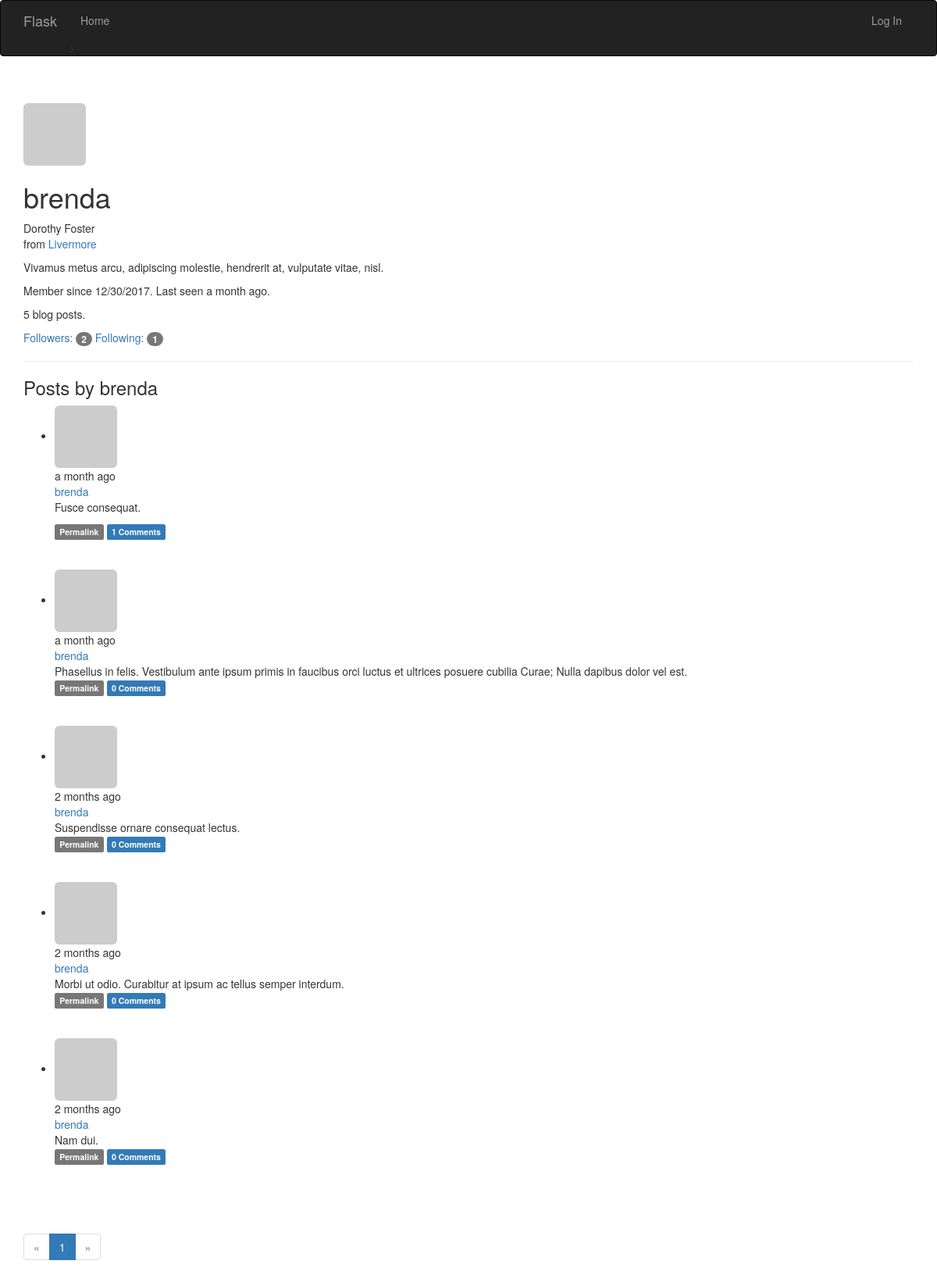
The app's page /user/brenda with its own data.
### app/models.py (models this page shows, shortened)
class User(UserMixin, db.Model): #UserMixin包含p82页的方法的默认实现
    __tablename__ = 'users'
    id = db.Column(db.Integer, primary_key=True)
    email = db.Column(db.Integer, unique=True, index=True)
    username = db.Column(db.String(64), unique=True, index=True)
    role_id = db.Column(db.Integer, db.ForeignKey('roles.id'))
    password_hash = db.Column(db.String(128))
    confirmed = db.Column(db.Boolean, default=False)
    name = db.Column(db.String(64)) #真是姓名
    location = db.Column(db.String(64)) #所在地
    about_me = db.Column(db.Text()) #自我介绍，string和text的区别是后者不需要指定最大长度
    member_since = db.Column(db.DateTime(), default=datetime.utcnow) #注册日期
    last_seen = db.Column(db.DateTime(), default=datetime.utcnow) #最后访问时间
    avatar_hash = db.Column(db.String(32)) #使用缓存的MD5散列值生成Gravatar URL
    posts = db.relationship('Post', backref='author', lazy='dynamic')
    followed = db.relationship('Follow',
                               foreign_keys=[Follow.follower_id],
                               backref=db.backref('follower',lazy='joined'), #回引Follow模型
                               lazy='dynamic',
                               cascade='all, delete-orphan')
    followers = db.relationship('Follow',
                               foreign_keys=[Follow.followed_id],
                               backref=db.backref('followed',lazy='joined'), #joined，立即从联结查询中加载相关对象
                               lazy='dynamic',
                               cascade='all, delete-orphan')
    comments = db.relationship('Comment', backref='author', lazy='dynamic')
    """
    计算密码散列值的函数通过名为password的只写属性实现。
    如果试图读取password属性的值，会返回错误，
    因为生成散列值后就无法还原成原来的密码了
    """
    @property
    def password(self):
        raise AttributeError('password is not a readable attribute')
    def gravatar(self, size=100, default='identicon', rating='g'): #构建gravatar URL,用于生成头像
        if request.is_secure:
            url = 'https://secure.gravatar.com/avatar'
        else:
            url = 'https://www.gravatar.com/avatar'
        hash = hashlib.md5(self.email.encode('utf-8')).hexdigest()
        return '{url}/{hash}?s={size}&d={default}&r={rating}'.format(
            url=url, hash=hash, size=size, default=default, rating=rating)

class Post(db.Model): #文章模型
    __tablename__ = 'posts'
    id = db.Column(db.Integer, primary_key=True)
    body = db.Column(db.Text)
    timestamp = db.Column(db.DateTime, index=True, default=datetime.utcnow)
    author_id = db.Column(db.Integer, db.ForeignKey('users.id'))
    body_html = db.Column(db.Text)
    comments = db.relationship('Comment', backref='post', lazy='dynamic')

### app/main/views.py (the view)
@main.route('/user/<username>')
def user(username):
    user = User.query.filter_by(username=username).first_or_404()
    page = request.args.get('page', 1, type=int)
    pagination = user.posts.order_by(Post.timestamp.desc()).paginate(
        page, per_page=20,error_out=False)
    posts = pagination.items
    return render_template('user.html', user=user, posts=posts, pagination=pagination)

### app/auth/views.py (called while the page is built)
@auth.before_app_request
def before_request():
    if current_user.is_authenticated:
        current_user.ping()
        if not current_user.confirmed and request.endpoint[:5] != 'auth.':
            return redirect(url_for('auth.unconfirmed'))

### app/main/__init__.py (called while the page is built)
@main.app_context_processor
def inject_permissions():
    return dict(Permission=Permission)

### app/models.py (called while the page is built)
    def can(self, permissions):
       return False

    def is_administrator(self):
        return False

### app/templates/user.html (shortened to what this page needs)
{% extends "base.html" %}
{% import "_macros.html" as macros %}
{% block page_content %}
<div class="page-header">
    <img class="img-rounded profile-thumbnail" src="{{ user.gravatar(size=256) }}">
    <div class="profile-header">
        <h1>{{ user.username }}</h1>
        {% if user.name or user.location %}
        <p>
            {% if user.name %}{{ user.name }}<br>{% endif %}
            {% if user.location %}
                from <a href="http://maps.google.com/?q={{ user.location }}">{{ user.location }}</a><br>
            {% endif %}
        </p>
        {% endif %}
        {% if user.about_me %}<p>{{ user.about_me }}</p>{% endif %}
        <p>Member since {{ moment(user.member_since).format('L') }}. Last seen {{ moment(user.last_seen).fromNow() }}.</p>
        <p>{{ user.posts.count() }} blog posts.</p>
        <p>
            <a href="{{ url_for('.followers', username=user.username) }}">Followers: <span class="badge">{{ user.followers.count() }}</span></a>
            <a href="{{ url_for('.followed_by', username=user.username) }}">Following: <span class="badge">{{ user.followed.count() }}</span></a>
        </p>
    </div>
</div>
<h3>Posts by {{ user.username }}</h3>
{% include '_post.html' %}
{% if pagination %}
<div class="pagination">
    {{ macros.pagination_widget(pagination, '.user', username=user.username) }}
</div>
{% endif %}
{% endblock %}

### app/templates/_post.html (shortened to what this page needs)
<ul class="posts">
    {% for post in posts %}
    <li class="post">
        <div class="post-thumbnail">
            <a href="{{ url_for('.user', username=post.author.username) }}">
                <img class="img-rounded profile-thumbnail" src="{{ post.author.gravatar(size=40) }}">
            </a>
        </div>
        <div class="post-content">
            <div class="post-date">{{ moment(post.timestamp).fromNow() }}</div>
            <div class="post-author"><a href="{{ url_for('.user', username=post.author.username) }}">{{ post.author.username }}</a></div>
            <div class="post-body">
                {% if post.body_html %}
                    {{ post.body_html | safe }}
                {% else %}
                    {{ post.body }}
                {% endif %}
            </div>
            <div class="post-footer">
                <a href="{{ url_for('.post', id=post.id) }}">
                    <span class="label label-default">Permalink</span>
                </a>
                <a href="{{ url_for('.post', id=post.id) }}#comments">
                    <span class="label label-primary">{{ post.comments.count() }} Comments</span>
                </a>
            </div>
        </div>
    </li>
    <br>
    <br>
    {% endfor %}
</ul>

### records on screen
User: username "brenda", name "Dorothy Foster", location "Livermore", about_me "Vivamus metus arcu, adipiscing molestie, hendrerit at, vulputate vitae, nisl.", member_since "12/30/2017", last_seen "a month ago"
Post: timestamp "a month ago", author.username "brenda", body_html "Fusce consequat.", comments.count "1"
Post: timestamp "a month ago", author.username "brenda", body "Phasellus in felis. Vestibulum ante ipsum primis in faucibus orci luctus et ultrices posuere cubilia Curae; Nulla dapibus dolor vel est.", comments.count "0"
Post: timestamp "2 months ago", author.username "brenda", body "Suspendisse ornare consequat lectus.", comments.count "0"
Post: timestamp "2 months ago", author.username "brenda", body "Morbi ut odio. Curabitur at ipsum ac tellus semper interdum.", comments.count "0"
Post: timestamp "2 months ago", author.username "brenda", body "Nam dui.", comments.count "0"

### other values on screen
{{ user.posts.count() }} "5"
{{ user.followers.count() }} "2"
{{ user.followed.count() }} "1"
{{ p }} "1"
